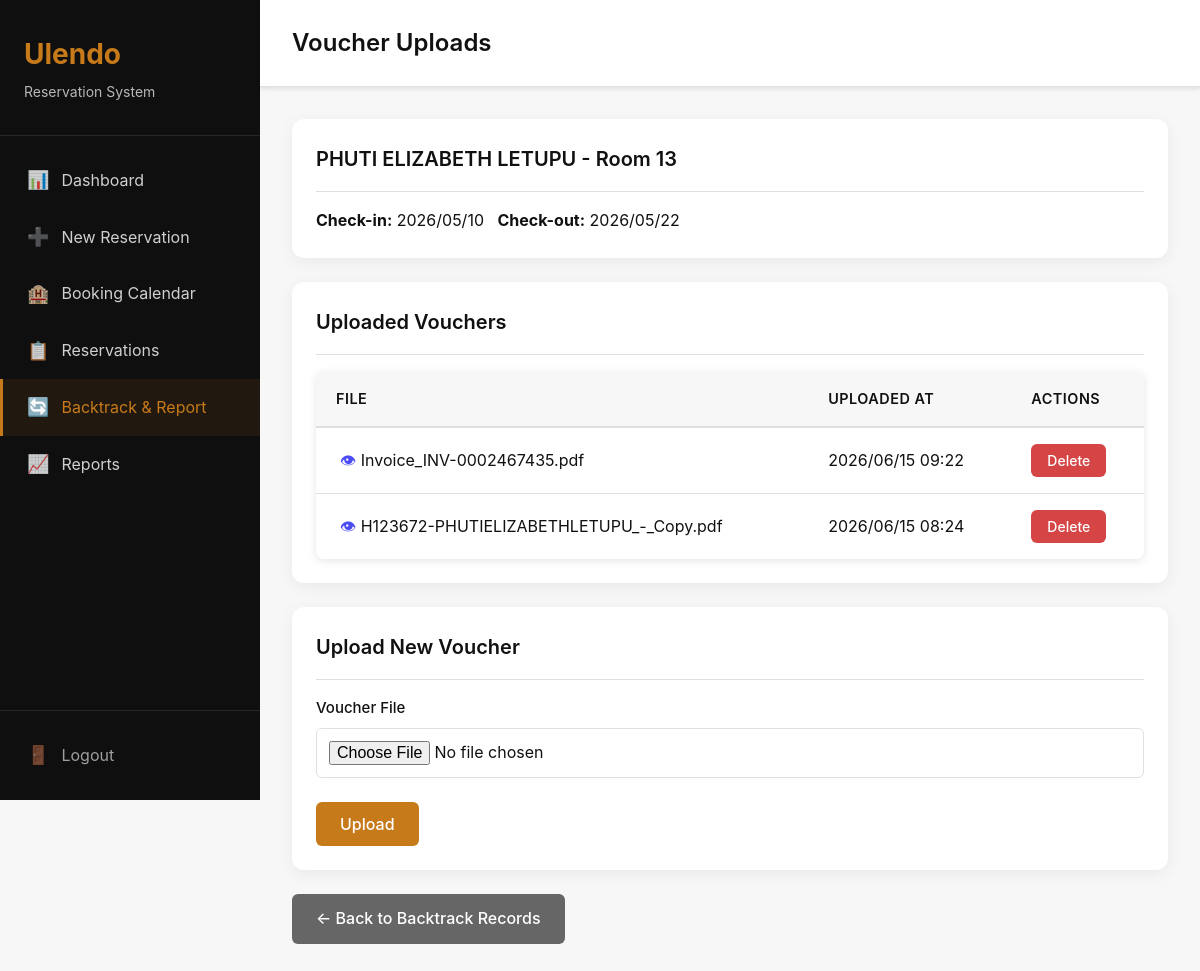
Screenshot of /backtrack/10/uploads/ (signed in) with the database file from the repository.
### backtrack/models.py (models this page shows, shortened)
class BacktrackReservation(models.Model):
    STATUS_CHOICES = [
        ('confirmed', 'Confirmed'),
        ('cancelled', 'Cancelled'),
    ]
    customer_name = models.CharField(max_length=200)
    voucher_number = models.CharField(max_length=100, blank=True, null=True)
    confirmation_code = models.CharField(max_length=100, blank=True, null=True)
    room_number = models.CharField(max_length=10)
    check_in_date = models.DateField()
    check_out_date = models.DateField()
    status = models.CharField(max_length=20, choices=STATUS_CHOICES, default='confirmed')
    notes = models.TextField(blank=True, null=True)
    created_at = models.DateTimeField(auto_now_add=True)
    updated_at = models.DateTimeField(auto_now=True)
    class Meta:
        ordering = ['-check_in_date']
        verbose_name = 'Backtrack Reservation'
        verbose_name_plural = 'Backtrack Reservations'

class BacktrackVoucher(models.Model):
    voucher_file = models.FileField(upload_to='backtrack_vouchers/')
    extracted_data = models.JSONField(default=dict, blank=True)
    customer_name = models.CharField(max_length=200, blank=True)
    voucher_number = models.CharField(max_length=100, blank=True)
    check_in_date = models.DateField(null=True, blank=True)
    check_out_date = models.DateField(null=True, blank=True)
    check_in_raw = models.CharField(max_length=50, blank=True)
    check_out_raw = models.CharField(max_length=50, blank=True)
    is_confirmed = models.BooleanField(default=False)
    reservation = models.ForeignKey(
        BacktrackReservation,
        on_delete=models.SET_NULL,
        null=True,
        blank=True,
        related_name='vouchers'
    )
    created_at = models.DateTimeField(auto_now_add=True)
    updated_at = models.DateTimeField(auto_now=True)
    class Meta:
        ordering = ['-created_at']
        verbose_name = 'Backtrack Voucher'
        verbose_name_plural = 'Backtrack Vouchers'

### backtrack/views.py (the view, shortened to what this page needs)
# urls.py: path('<int:pk>/uploads/', views.backtrack_uploads_page, name='backtrack_uploads'),
@login_required
def backtrack_uploads_page(request, pk):
    reservation = get_object_or_404(BacktrackReservation.objects.prefetch_related('vouchers'), pk=pk)
    vouchers = reservation.vouchers.all()
    return render(request, 'backtrack/backtrack_uploads.html', {
        'reservation': reservation,
        'vouchers': vouchers,
    })

### backtrack/templates/backtrack/backtrack_uploads.html (shortened to what this page needs)
{% extends 'base.html' %}
{% block page_title %}Voucher Uploads{% endblock %}
{% block content %}
<div class="card">
    <div class="card-header">
        <h3 class="card-title">{{ reservation.customer_name }} - Room {{ reservation.room_number }}</h3>
    </div>
    <div class="card-body">
        <p><strong>Check-in:</strong> {{ reservation.check_in_date|date:"Y/m/d" }} &nbsp; <strong>Check-out:</strong> {{ reservation.check_out_date|date:"Y/m/d" }}</p>
    </div>
</div>
<div class="card">
    <div class="card-header">
        <h3 class="card-title">Uploaded Vouchers</h3>
    </div>
    <div class="card-body">
        {% if vouchers %}
        <div class="table-container">
            <table>
                <thead>
                    <tr>
                        <th>File</th>
                        <th>Uploaded At</th>
                        <th>Actions</th>
                    </tr>
                </thead>
                <tbody>
                    {% for v in vouchers %}
                    <tr>
                        <td>
                            <a href="{{ v.voucher_file.url }}" target="_blank" title="View Voucher" class="voucher-eye-link">👁</a>
                            {{ v.voucher_file.name|cut:"backtrack_vouchers/" }}
                        </td>
                        <td>{{ v.created_at|date:"Y/m/d H:i" }}</td>
                        <td>
                            <form method="post" action="{% url 'backtrack:backtrack_uploads' reservation.pk %}" style="display:inline;" onsubmit="return confirm('Delete this voucher?');">
                                <button type="submit" class="btn btn-sm btn-danger">Delete</button>
                            </form>
                        </td>
                    </tr>
                    {% endfor %}
                </tbody>
            </table>
        </div>
        {% else %}
        <p style="color:var(--text-secondary); text-align:center; padding:1rem;">No vouchers uploaded yet.</p>
        {% endif %}
    </div>
</div>
<div class="card">
    <div class="card-header">
        <h3 class="card-title">Upload New Voucher</h3>
    </div>
    <div class="card-body">
        <form method="post" enctype="multipart/form-data" action="{% url 'backtrack:backtrack_uploads' reservation.pk %}">
            <div class="form-group">
                <label class="form-label">Voucher File</label>
                <input type="file" name="voucher_file" class="form-control" accept="image/*,application/pdf,.pdf" required>
            </div>
            <button type="submit" class="btn btn-primary">Upload</button>
        </form>
    </div>
</div>
<div class="mt-3">
    <a href="{% url 'backtrack:backtrack_list' %}" class="btn btn-secondary">&larr; Back to Backtrack Records</a>
</div>
{% endblock %}

### core/static/core/css/style.css (style rules this page uses)
:root { --primary: #C77A1A; --secondary: #0F0F0F; --background: #F7F7F7; --text-primary: #111111; --text-secondary: #666666; --success: #1E9E5A; --warning: #F4A261; --error: #D64545; --info: #2F80ED; --white: #FFFFFF; --border: #E0E0E0; --shadow: rgba(0, 0, 0, 0.1); }
* { margin: 0; padding: 0; box-sizing: border-box; }
body { font-family: -apple-system, BlinkMacSystemFont, 'Segoe UI', Roboto, Oxygen, Ubuntu, Cantarell, sans-serif; background: var(--background); color: var(--text-primary); line-height: 1.6; }
.card { background: var(--white); border-radius: 12px; padding: 1.5rem; box-shadow: 0 4px 16px rgba(0, 0, 0, 0.06); margin-bottom: 1.5rem; }
.card-header { display: flex; justify-content: space-between; align-items: center; margin-bottom: 1rem; padding-bottom: 1rem; border-bottom: 1px solid var(--border); }
.card-title { font-size: 1.25rem; font-weight: 600; color: var(--text-primary); }
.card-body { padding: 0; }
.form-group { margin-bottom: 1.5rem; }
.form-label { display: block; margin-bottom: 0.5rem; font-weight: 500; color: var(--text-primary); font-size: 0.9375rem; }
.form-control { width: 100%; padding: 0.75rem; border: 1px solid var(--border); border-radius: 6px; font-size: 1rem; font-family: inherit; transition: all 0.2s; }
.btn { display: inline-block; padding: 0.75rem 1.5rem; border: none; border-radius: 6px; font-size: 1rem; font-weight: 500; cursor: pointer; text-decoration: none; text-align: center; transition: all 0.2s; font-family: inherit; }
.btn-primary { background: var(--primary); color: var(--white); }
.btn-secondary { background: var(--text-secondary); color: var(--white); }
.btn-danger { background: var(--error); color: var(--white); }
.btn-sm { padding: 0.5rem 1rem; font-size: 0.875rem; }
.table-container { overflow-x: auto; background: var(--white); border-radius: 8px; box-shadow: 0 2px 8px var(--shadow); }
table { width: 100%; border-collapse: collapse; }
thead { background: var(--background); }
th { padding: 1rem 1.25rem; text-align: left; font-weight: 600; color: var(--text-primary); font-size: 0.9rem; text-transform: uppercase; letter-spacing: 0.5px; border-bottom: 2px solid var(--border); }
td { padding: 1rem 1.25rem; border-bottom: 1px solid var(--border); color: var(--text-primary); }
td:last-child { white-space: nowrap; }
tbody tr:last-child td { border-bottom: none; }
.mt-3 { margin-top: 1.5rem; }
.voucher-eye-link { text-decoration: none; margin-left: 4px; font-size: 1rem; opacity: 0.7; transition: opacity 0.15s; cursor: pointer; }

### rows the page displays
BacktrackReservation: customer_name "PHUTI ELIZABETH LETUPU", room_number "13", check_in_date "2026/05/10", check_out_date "2026/05/22"
BacktrackVoucher: voucher_file.name "Invoice_INV-0002467435.pdf", created_at "2026/06/15 09:22"
BacktrackVoucher: voucher_file.name "H123672-PHUTIELIZABETHLETUPU_-_Copy.pdf", created_at "2026/06/15 08:24"
